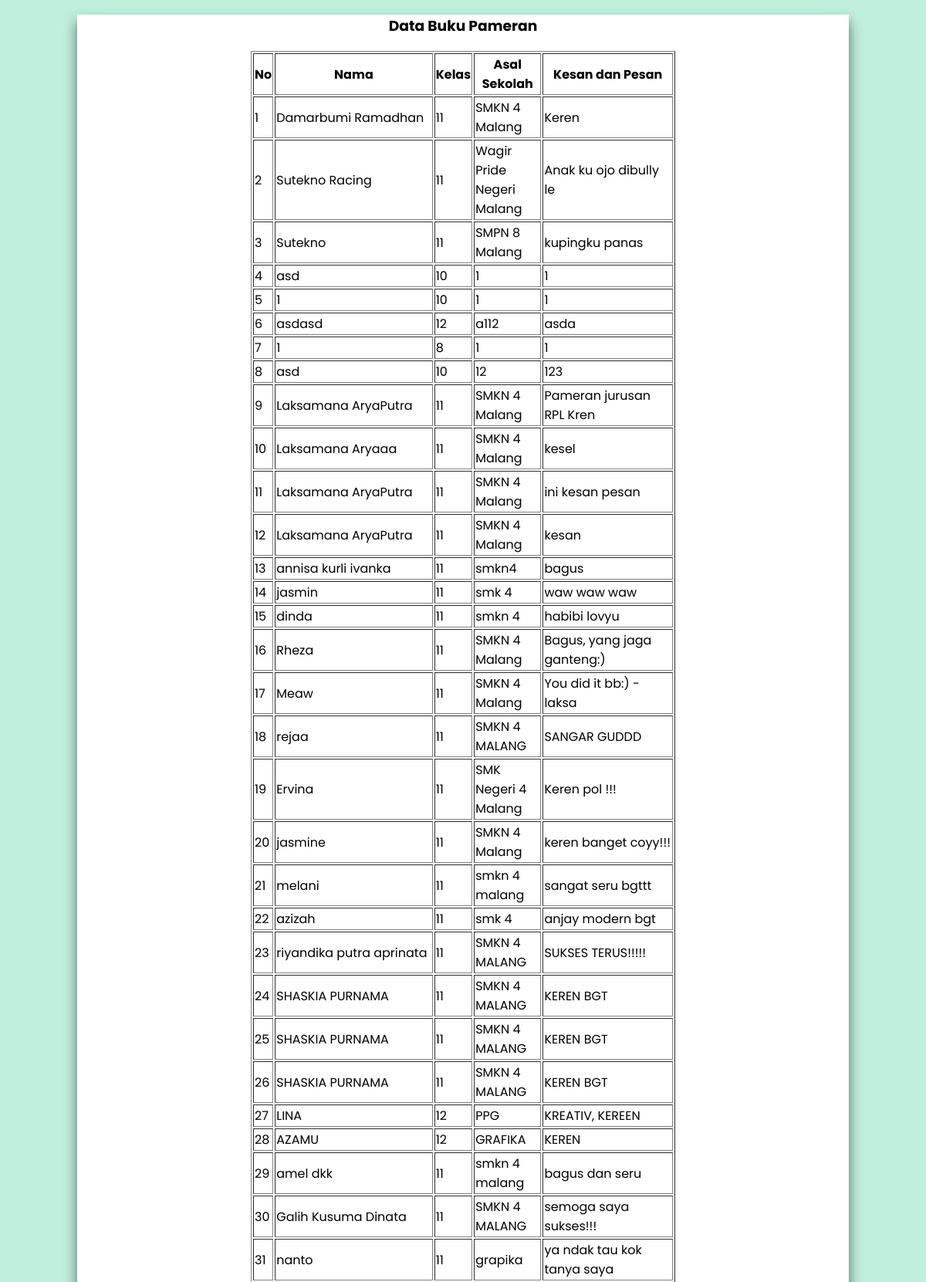
The page /read-data.php (upper part) on the database its author committed.
### tables this page shows
CREATE TABLE `tb_guestbook` (
  `nama` text NOT NULL,
  `kelas` int(20) NOT NULL,
  `asal_sekolah` text NOT NULL,
  `kesandanpesan` text NOT NULL
);

### read-data.php (the view, shortened to what this page needs)
<!DOCTYPE html>
<html lang="en">
<head>
</head>
<body>
    <div class="container">
    <?php
    include "koneksi.php";
    $query = "SELECT * from tb_guestbook";
    $hasil = mysqli_query($conn,$query);
    ?>
    <h3 align="center">Data Buku Pameran</h3>
    <table border="1" align="center">
    <thead>
    <tr>
        <th>No</th>
        <th>Nama</th>
        <th>Kelas</th>
        <th>Asal Sekolah</th>
        <th>Kesan dan Pesan</th>
    </tr>
    </thead>
    <?php
    $no=1;
    while ($row=mysqli_fetch_array($hasil)){
        ?>
        <tr>
        <td><?php echo $no++; ?></td>
        <td><?php echo $row['nama']; ?></td>
        <td><?php echo $row['kelas']; ?></td>
        <td><?php echo $row['asal_sekolah'];?></td>
        <td><?php echo $row['kesandanpesan'];?></a></td>
        </tr>
        <?php
        }
        ?>
    </div>
</body>
</html>

### read-data.php (style rules this page uses)
html { font-family: 'Poppins'; background:#c1efde; }
table, tr, td { font-family: 'Poppins'; background:white; }
table { width:550px; }
.container { margin-left:auto; margin-right:auto; width:1000px; height:auto; background:white; box-shadow: 0 6px 8px rgba(0,0,0,0.11), 0 10px 17px rgba(0, 0, 0, 0.48); }

### rows shown on the page
tb_guestbook: nama "Damarbumi Ramadhan", kelas "11", asal_sekolah "SMKN 4 Malang", kesandanpesan "Keren"
tb_guestbook: nama "Sutekno Racing", kelas "11", asal_sekolah "Wagir Pride Negeri Malang", kesandanpesan "Anak ku ojo dibully le"
tb_guestbook: nama "Sutekno", kelas "11", asal_sekolah "SMPN 8 Malang", kesandanpesan "kupingku panas"
tb_guestbook: nama "asd", kelas "10", asal_sekolah "1", kesandanpesan "1"
tb_guestbook: nama "1", kelas "10", asal_sekolah "1", kesandanpesan "1"
tb_guestbook: nama "asdasd", kelas "12", asal_sekolah "a112", kesandanpesan "asda"
tb_guestbook: nama "1", kelas "8", asal_sekolah "1", kesandanpesan "1"
tb_guestbook: nama "asd", kelas "10", asal_sekolah "12", kesandanpesan "123"
tb_guestbook: nama "Laksamana AryaPutra", kelas "11", asal_sekolah "SMKN 4 Malang", kesandanpesan "Pameran jurusan RPL Kren"
tb_guestbook: nama "Laksamana Aryaaa", kelas "11", asal_sekolah "SMKN 4 Malang", kesandanpesan "kesel"
tb_guestbook: nama "Laksamana AryaPutra", kelas "11", asal_sekolah "SMKN 4 Malang", kesandanpesan "ini kesan pesan"
tb_guestbook: nama "Laksamana AryaPutra", kelas "11", asal_sekolah "SMKN 4 Malang", kesandanpesan "kesan"
tb_guestbook: nama "annisa kurli ivanka", kelas "11", asal_sekolah "smkn4", kesandanpesan "bagus"
tb_guestbook: nama "jasmin", kelas "11", asal_sekolah "smk 4", kesandanpesan "waw waw waw"
tb_guestbook: nama "dinda", kelas "11", asal_sekolah "smkn 4", kesandanpesan "habibi lovyu"
tb_guestbook: nama "Rheza", kelas "11", asal_sekolah "SMKN 4 Malang", kesandanpesan "Bagus, yang jaga ganteng:)"
tb_guestbook: nama "Meaw", kelas "11", asal_sekolah "SMKN 4 Malang", kesandanpesan "You did it bb:) - laksa"
tb_guestbook: nama "rejaa", kelas "11", asal_sekolah "SMKN 4 MALANG", kesandanpesan "SANGAR GUDDD"
tb_guestbook: nama "Ervina", kelas "11", asal_sekolah "SMK Negeri 4 Malang", kesandanpesan "Keren pol !!!"
tb_guestbook: nama "jasmine", kelas "11", asal_sekolah "SMKN 4 Malang", kesandanpesan "keren banget coyy!!!"
tb_guestbook: nama "melani", kelas "11", asal_sekolah "smkn 4 malang", kesandanpesan "sangat seru bgttt"
tb_guestbook: nama "azizah", kelas "11", asal_sekolah "smk 4", kesandanpesan "anjay modern bgt"
tb_guestbook: nama "riyandika putra aprinata", kelas "11", asal_sekolah "SMKN 4 MALANG", kesandanpesan "SUKSES TERUS!!!!!"
tb_guestbook: nama "SHASKIA PURNAMA", kelas "11", asal_sekolah "SMKN 4 MALANG", kesandanpesan "KEREN BGT"
tb_guestbook: nama "SHASKIA PURNAMA", kelas "11", asal_sekolah "SMKN 4 MALANG", kesandanpesan "KEREN BGT"
tb_guestbook: nama "SHASKIA PURNAMA", kelas "11", asal_sekolah "SMKN 4 MALANG", kesandanpesan "KEREN BGT"
tb_guestbook: nama "LINA", kelas "12", asal_sekolah "PPG", kesandanpesan "KREATIV, KEREEN"
tb_guestbook: nama "AZAMU", kelas "12", asal_sekolah "GRAFIKA", kesandanpesan "KEREN"
tb_guestbook: nama "amel dkk", kelas "11", asal_sekolah "smkn 4 malang", kesandanpesan "bagus dan seru"
tb_guestbook: nama "Galih Kusuma Dinata", kelas "11", asal_sekolah "SMKN 4 MALANG", kesandanpesan "semoga saya sukses!!!"
tb_guestbook: nama "nanto", kelas "11", asal_sekolah "grapika", kesandanpesan "ya ndak tau kok tanya saya"
